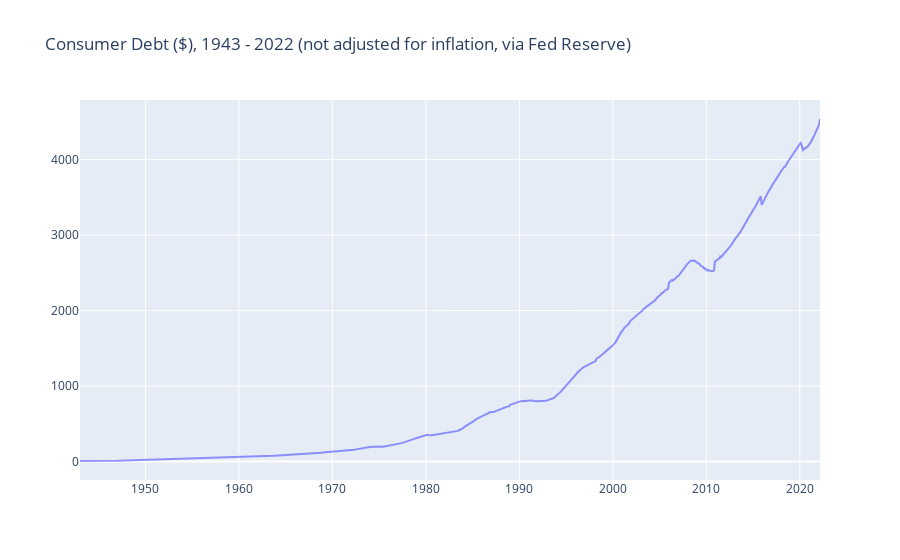

The notebook cell this image was saved under:
### Code cell
debt_plot = plot_traces(debt, 'debt', 'Consumer Debt ($), 1943 - 2022 (not adjusted for inflation, via Fed Reserve)')

### Figure 1 — Plotly figure (JSON) as saved in the notebook; plotly's stock layout.template omitted (floating-point values rounded to 4 significant figures; data arrays with more than 128 entries replaced by an {"elided": "..."} marker saying what was removed)
{"data": [{"line": {"color": "blue"}, "name": "debttrace", "opacity": 0.4, "type": "scatter", "x": {"elided": "951 str values"}, "y": {"elided": "951 float values"}}], "layout": {"title": {"text": "Consumer Debt ($), 1943 - 2022 (not adjusted for inflation, via Fed Reserve)"}}}
